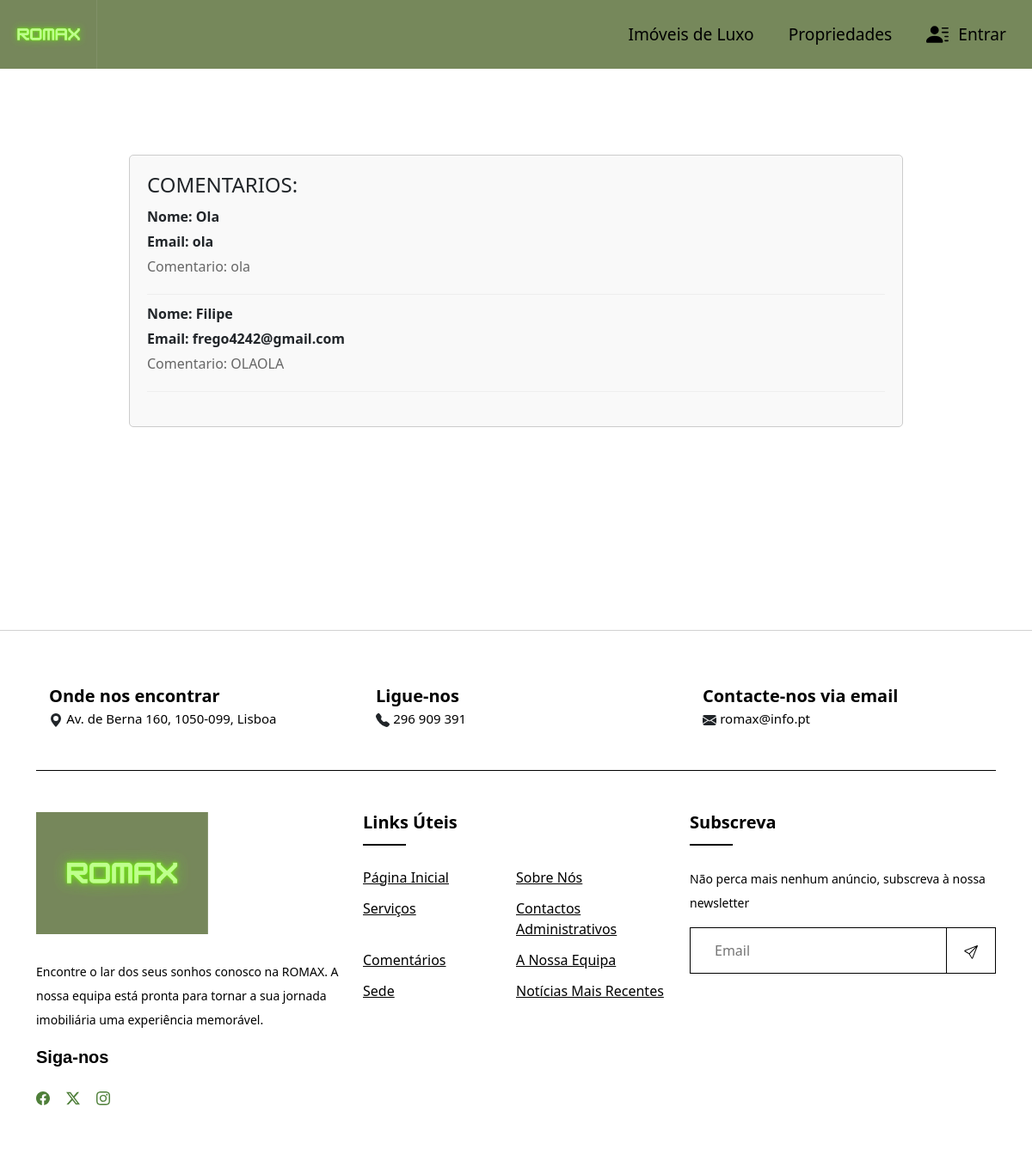
/comentarios, run on an earlier commit of the app's database.
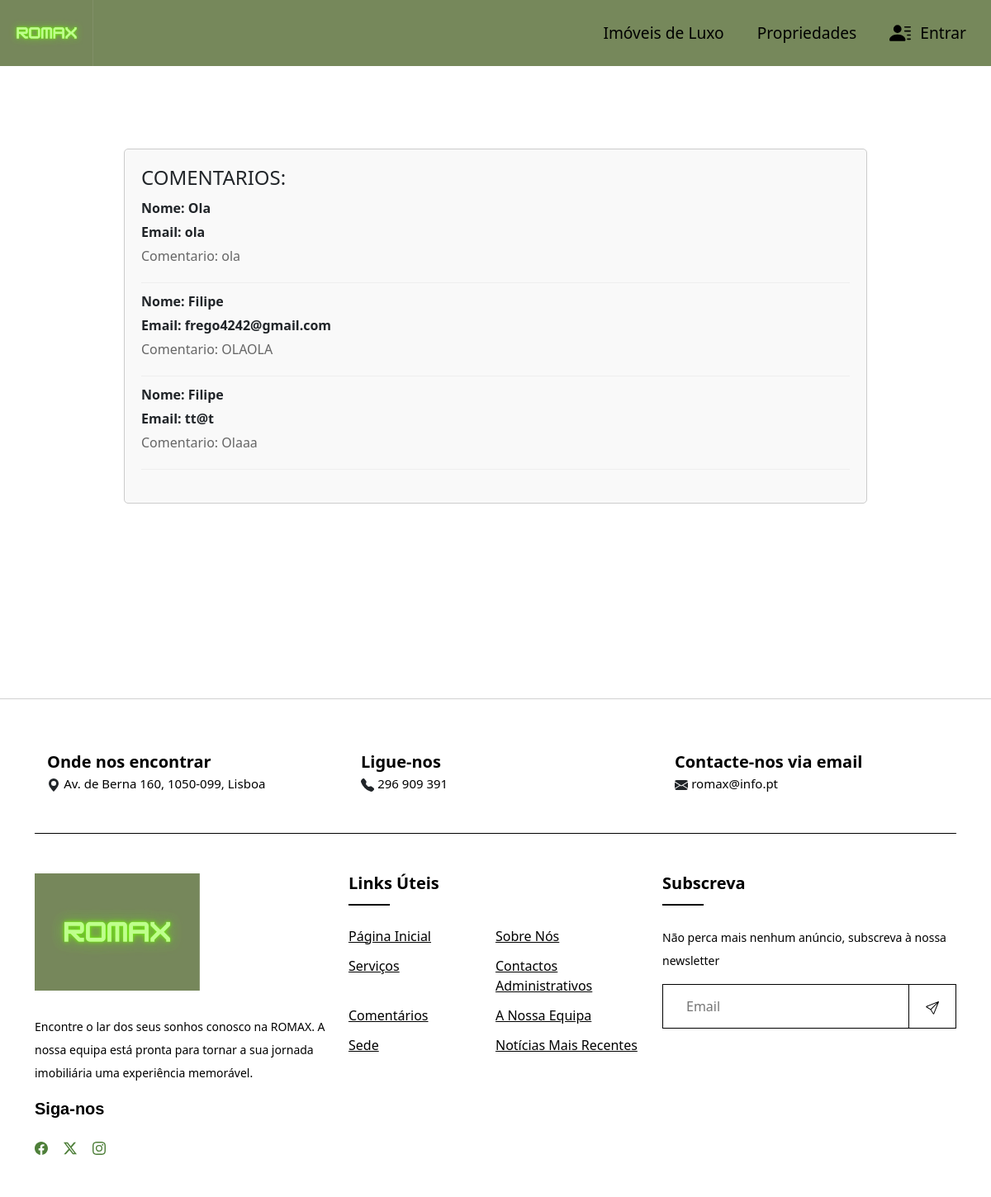
And on a later commit of the database.
### romax/models.py (models this page shows)
class Comentario(models.Model):
    nome= models.CharField(max_length=MAX_NAME_LEN)
    email=models.CharField(max_length=MAX_EMAIL_LEN)
    com= models.TextField()

### romax/views.py (the view)
# urls.py: path('comentarios', views.comentarios, name='comentarios'),
def comentarios(request):
    return render(request, 'romax/comentarios.html', context={
        'coms': Comentario.objects.all()
    })

### romax/templates/romax/comentarios.html
{% extends 'romax/base_page.html' %}
{% block css_of_rest_of_page %}
{% load static %}
<link rel="stylesheet" type="text/css" href="{% static 'romax/CSS/comentarios.css' %}">
{% endblock %}
{% block rest_of_page %}
    <div class="com-cont">
    <h2 class="com-header">COMENTARIOS: </h2>
    <div class="comment">
        {% for i in coms %}
        <div class="single-comment">
            <p class="comment-info">Nome: {{ i.nome }}</p>
            <p class="comment-info">Email: {{ i.email }}</p>
            <p class="comment-text">Comentario: {{ i.com }}</p>
        </div>
        <hr class="comment-divider">
        {% endfor %}
    </div>
</div>
{% endblock %}

What changed in the data, as far as the page shows it:
added Comentario: nome "Filipe", email "tt@t", com "Olaaa"
